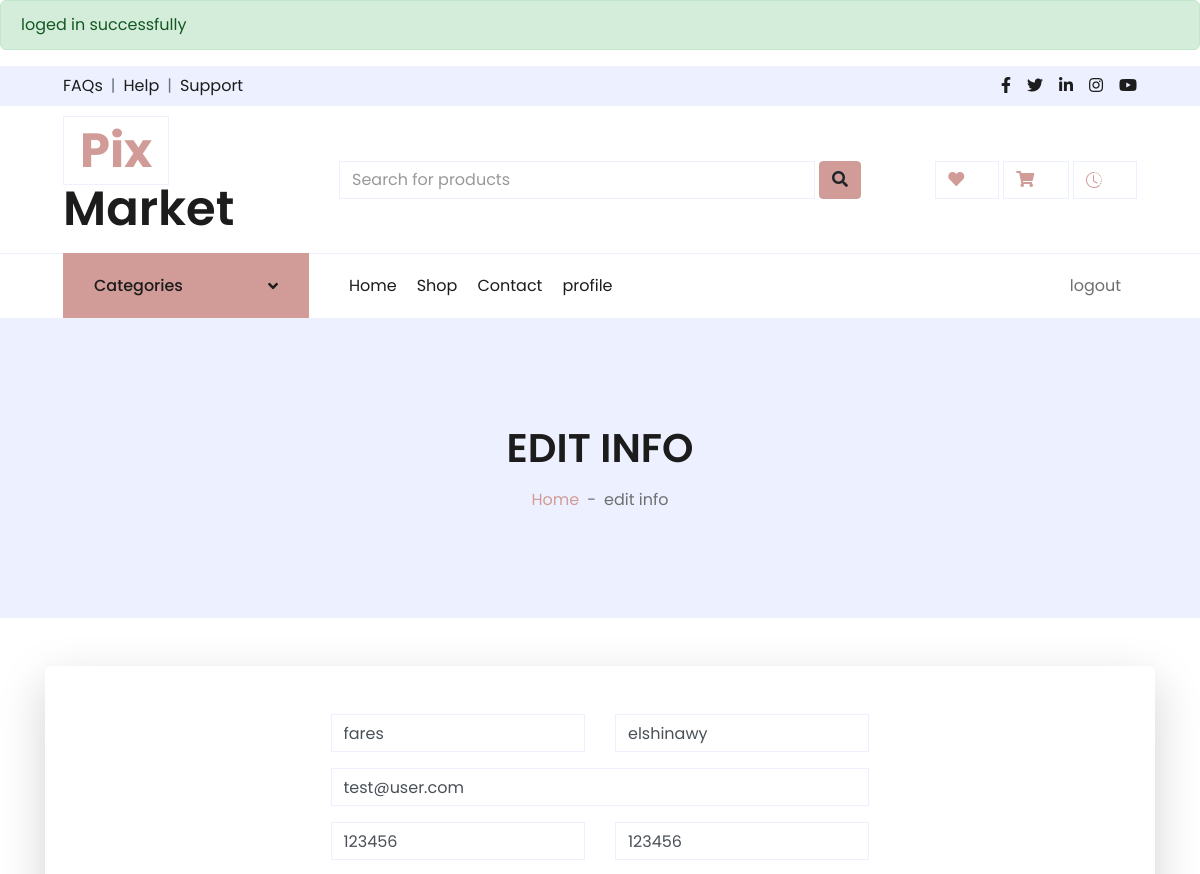
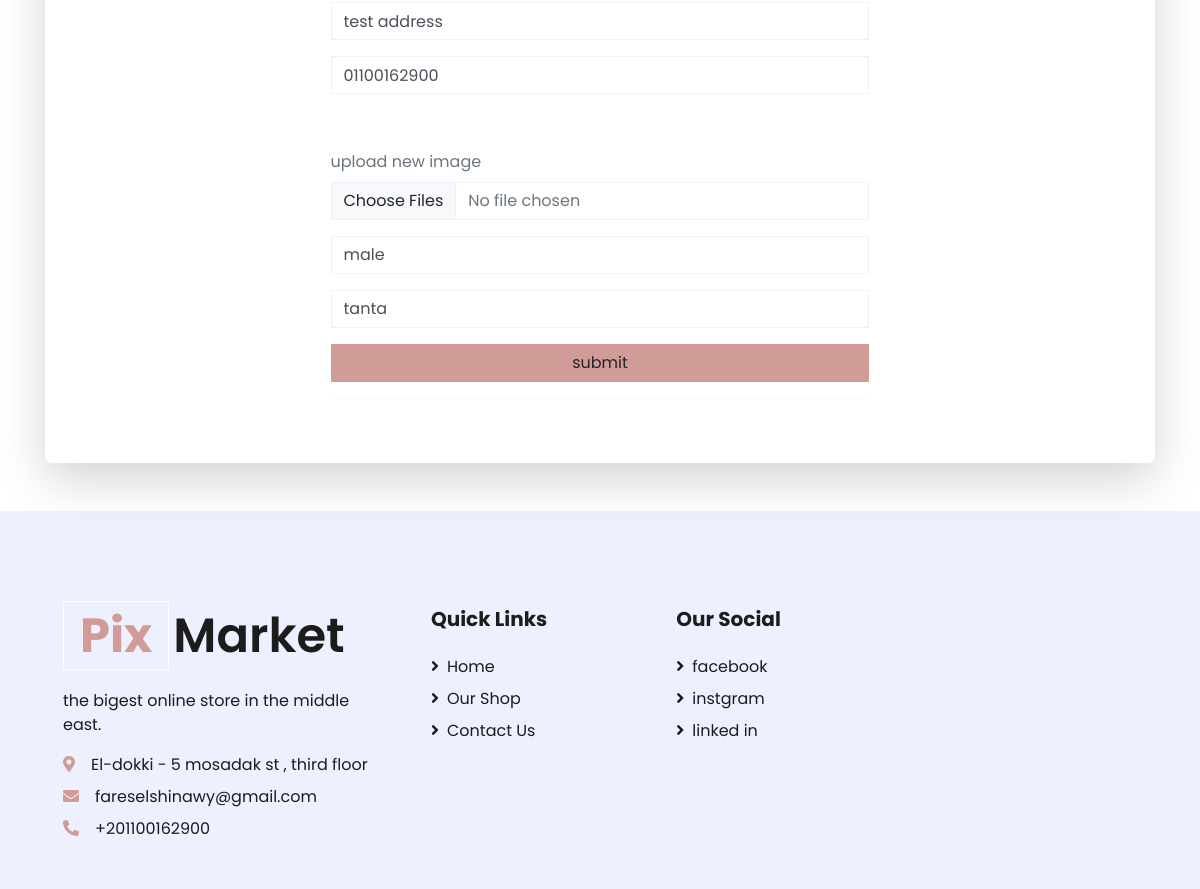
The app's page /index.php?page=edit_user (signed in) with its own data (2 pictures, top to bottom).
### tables this page shows
CREATE TABLE `users` (
  `user_id` int(10) UNSIGNED NOT NULL,
  `first_name` varchar(15) NOT NULL,
  `last_name` varchar(15) NOT NULL,
  `email` varchar(100) NOT NULL,
  `password` varchar(100) NOT NULL,
  `phone` int(11) NOT NULL,
  `address` varchar(100) NOT NULL,
  `image` varchar(100) NOT NULL,
  `city_id` int(10) UNSIGNED NOT NULL,
  `gender_id` int(10) UNSIGNED NOT NULL,
  `created_at` timestamp NOT NULL DEFAULT current_timestamp(),
  `updated_at` timestamp NULL DEFAULT NULL,
  `permission_id` int(10) UNSIGNED NOT NULL
);

### shop/core/user_func.php (called while the page is built, shortened)
<?php
    function get_gender_data($conn){
        $sql = "SELECT * FROM genders";
        $result = mysqli_query($conn,$sql);
        return $result;
    }
    function get_city_data($conn){
        $sql = "SELECT * FROM cities";
        $result = mysqli_query($conn,$sql);
        return $result;
    }
    function user_id_info($conn,$id){
        $sql = "SELECT user_id , first_name , last_name , email , password , phone , address , image , gender_name , city_name , per_name FROM pix.users , pix.genders , pix.cities , pix.permissions WHERE
        users.gender_id = genders.gender_id AND users.city_id = cities.city_id AND permissions.per_id = users.permission_id and user_id = '$id'";
        $result =  mysqli_query($conn,$sql);
        $row = mysqli_fetch_assoc($result);
        return $row ;
    }

### shop/edit_user.php (the view, shortened to what this page needs)
<?php
    require_once 'shop/core/user_func.php';
?>
<?php
    require_once 'inc/page_header_title.php';
    require_once 'core/user_func.php';
    $id = $_SESSION['auth']['id'];
    $row = user_id_info($conn,$id);
?>
<div class="container">
    <div class="card o-hidden border-0 shadow-lg my-5">
        <div class="card-body p-0 ">
            <div class="row d-flex justify-content-center">
                <div class="col-lg-7">
                    <div class="p-5">
                        <form class="user" method='post' action="shop/handlers/handle_edit_user.php" enctype='multipart/form-data'>
                            <div class="form-group row">
                                <div class="col-sm-6 mb-3 mb-sm-0">
                                    <input type="text" class="form-control form-control-user" id="exampleFirstName" name='firstname' value='<?= $row['first_name'] ?>'
                                        placeholder="First Name">
                                </div>
                                <div class="col-sm-6">
                                    <input type="text" class="form-control form-control-user" id="exampleLastName" name='lastname' value='<?= $row['last_name'] ?>'
                                        placeholder="Last Name">
                                </div>
                            </div>
                            <div class="form-group">
                                <input type="email" class="form-control form-control-user" id="exampleInputEmail" name='email' value='<?= $row['email'] ?>'
                                    placeholder="Email Address">
                            </div>
                                <div class="form-group row">
                                    <div class="col-sm-6 mb-3 mb-sm-0">
                                        <input type="text" class="form-control form-control-user" value='<?= $row['password'] ?>'
                                            id="exampleInputPassword" placeholder="Password" name='password'>
                                    </div>
                                    <div class="col-sm-6">
                                        <input type="text" class="form-control form-control-user" value='<?= $row['password'] ?>'
                                        id="exampleRepeatPassword" placeholder="Repeat Password" name='password_repeat'>
                                    </div>
                                </div>
                            <div class="form-group">
                                <input type="text" class="form-control form-control-user" id="exampleInputEmail" name='address' value='<?= $row['address'] ?>'
                                    placeholder="address">
                            </div>
                            <div class="form-group">
                                <input type="number" class="form-control form-control-user" id="exampleInputEmail" name='phone' value='0<?= $row['phone'] ?>'
                                    placeholder="phone">
                            </div>
                            <div class="form-group mb-3 ">
                            </div>
                            <div class="form-group mb-3 ">
                            <label for="formFileMultiple" class="form-label text-muted ">upload new image</label>
                            <input class="form-control text-muted "  type="file" id="formFileMultiple" name='image' multiple />
                            </div>
                            <div class="form-group mb-3 ">
                            <select name="gender" id="" class = "form-control">
                            <?php
                                $conn = db_conn();
                                $gender_data = get_gender_data($conn);
                                while($row2 = mysqli_fetch_assoc($gender_data)):
                            ?>
                                <option value="<?= $row2['gender_id'] ?>"
                                <?php if($row['gender_name'] == $row2['gender_id']){
                                        echo "selected";
                                    }
                                    ?>
                                ><?= $row2['gender_name'] ?></option>
                                <?php endwhile; ?>
                            </select>
                            </div>
                            <div class="form-group mb-3 ">
                            <select name="city" id="" class = "form-control">
                            <?php
                                $conn = db_conn();
                                $city_data = get_city_data($conn);
                                while($row2 = mysqli_fetch_assoc($city_data)):
                            ?>
                                <option value="<?= $row2['city_id'] ?>"
                                <?php if($row['city_name'] == $row2['city_id']){
                                        echo "selected";
                                    }
                                    ?>
                                ><?= $row2['city_name'] ?></option>
                                <?php endwhile; ?>
                            </select>
                            </div>
                            <button class='btn btn-primary btn-user btn-block'>submit</button>
                        </form>
                        <hr>
                    </div>
                </div>
            </div>
        </div>
    </div>
</div>

### records on screen
users: firstname "fares", lastname "elshinawy", email "test@user.com", password "123456", password_repeat "123456", address "test address", phone "01100162900"

### other values on screen
$_SESSION['success'] "loged in successfully"
$page_h1 "EDIT INFO"
$page_name "edit info"
form field gender "male"
form field city "tanta"
